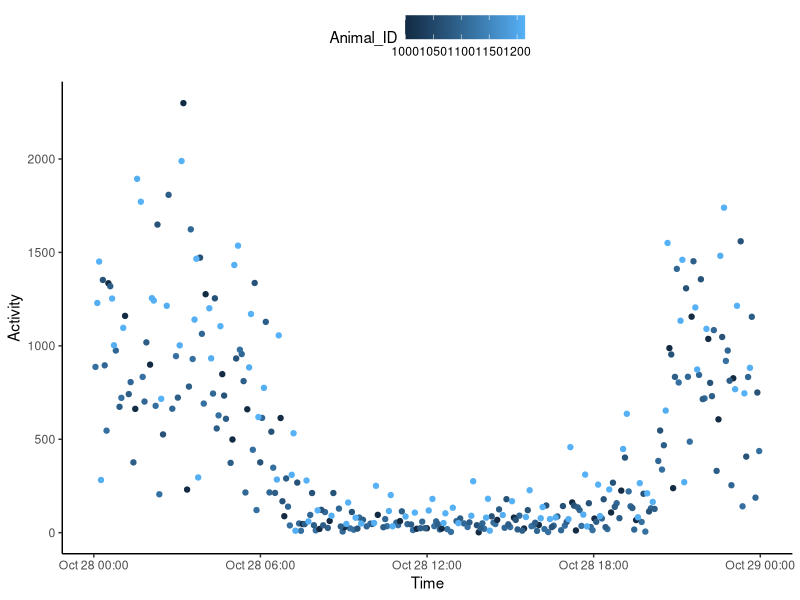
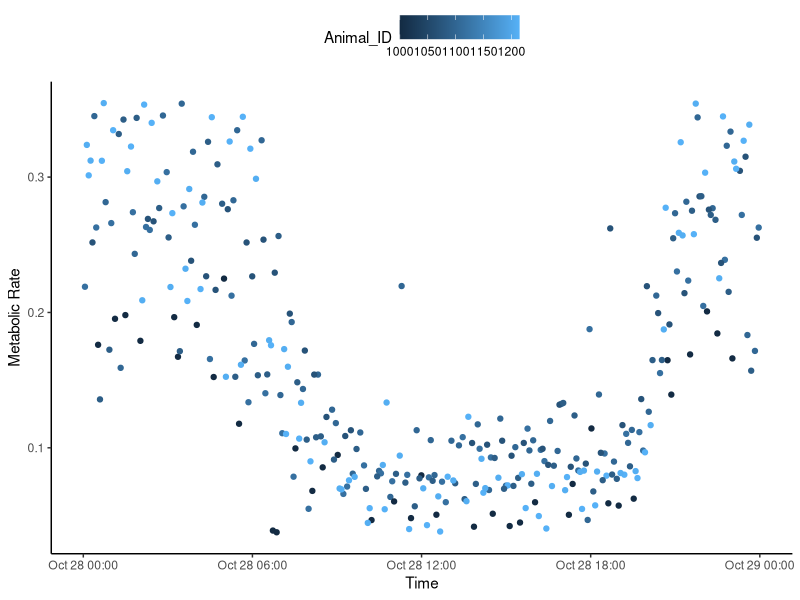
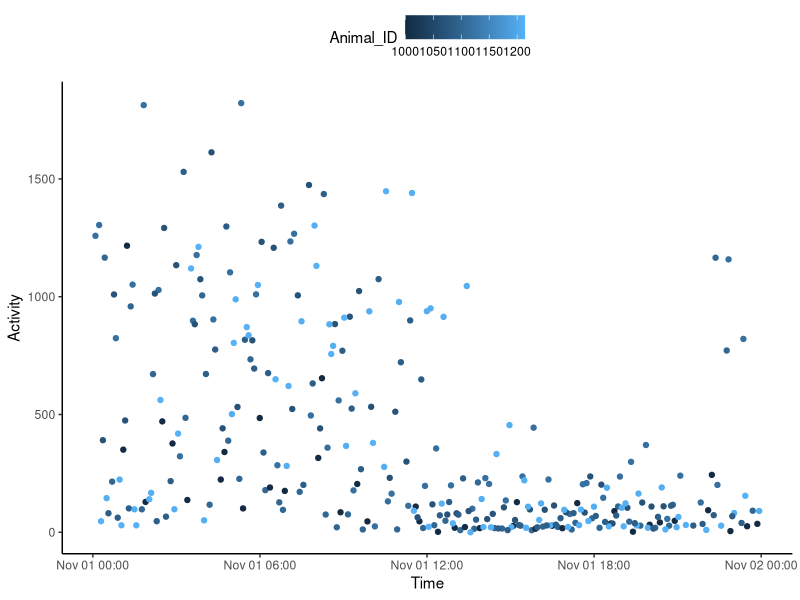
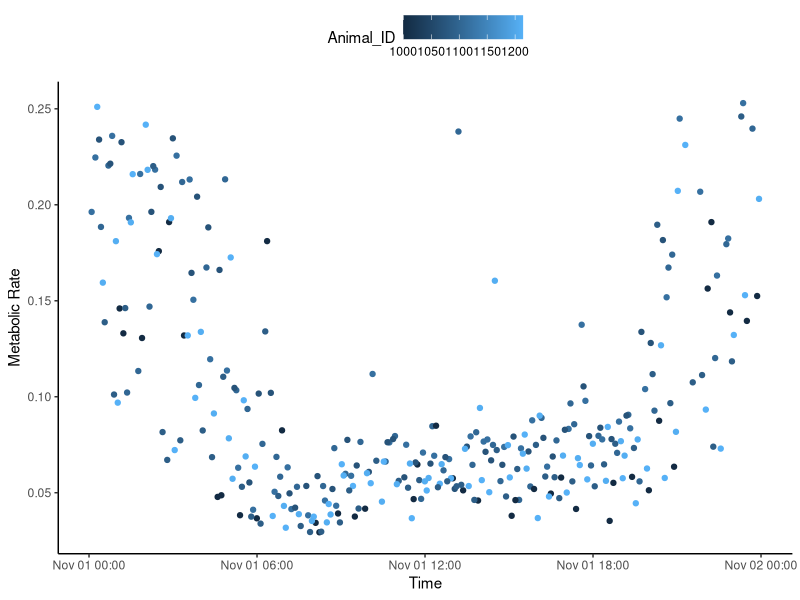

Generate these figures, in order, with R:
## ---- chunk 1
knitr::opts_chunk$set(echo = TRUE)
## ---- chunk 2

library(ggplot2)
library(lubridate)
library(dplyr)



## ---- chunk 3

lowfat_dehydration <- read.csv("lowfat_dehydration_rep2.csv", stringsAsFactors = TRUE)

View(lowfat_dehydration)

## ---- chunk 4
lowfat_dehydration$date <- ymd(lowfat_dehydration$date)
class(lowfat_dehydration$date)

lowfat_dehydration$DateTime <- ymd_hms(lowfat_dehydration$DateTime)
class(lowfat_dehydration$DateTime)

lowfat_dehydration$time <- hms(lowfat_dehydration$time)
class(lowfat_dehydration$time)

## ---- chunk 5

# create plot of activity over time during baseline period
data_10_28 = filter(lowfat_dehydration, date == "2022-10-28")

activity_plot_10_28 <- ggplot(data = data_10_28, aes(x = DateTime, y = Activity, color = Animal_ID)) + geom_point() + theme_classic() + theme(legend.position = 'top') + 
  labs(x = "Time", y = "Activity")

activity_plot_10_28 

# create plot of metabolism over time during baseline period

metabolism_plot_10_28 <- ggplot(data = data_10_28, aes(x = DateTime, y = EE, color = Animal_ID)) + geom_point() + theme_classic() + theme(legend.position = 'top') + 
  labs(x = "Time", y = "Metabolic Rate")

metabolism_plot_10_28

# create a plot of activity over time after dehydration period

data_11_01 = filter(lowfat_dehydration, date == "2022-11-01")

activity_plot_11_01 <- ggplot(data = data_11_01, aes(x = DateTime, y = Activity, color = Animal_ID)) + geom_point() + theme_classic() + theme(legend.position = 'top') + 
  labs(x = "Time", y = "Activity")

activity_plot_11_01 

# create a plot of metabolism over time after dehydration period

metabolism_plot_11_01 <- ggplot(data = data_11_01, aes(x = DateTime, y = EE, color = Animal_ID)) + geom_point() + theme_classic() + theme(legend.position = 'top') + 
  labs(x = "Time", y = "Metabolic Rate")

metabolism_plot_11_01 
